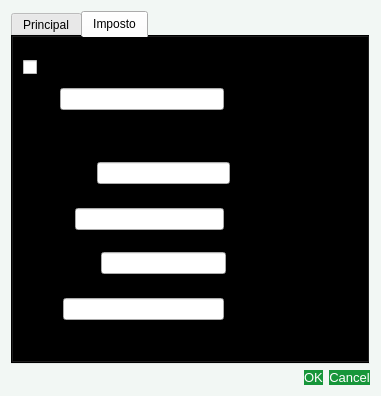
<?xml version="1.0" encoding="UTF-8"?>
<ui version="4.0">
 <class>AlterarProduto</class>
 <widget class="QDialog" name="AlterarProduto">
  <property name="geometry">
   <rect>
    <x>0</x>
    <y>0</y>
    <width>381</width>
    <height>396</height>
   </rect>
  </property>
  <property name="sizePolicy">
   <sizepolicy hsizetype="Preferred" vsizetype="Preferred">
    <horstretch>100</horstretch>
    <verstretch>100</verstretch>
   </sizepolicy>
  </property>
  <property name="minimumSize">
   <size>
    <width>0</width>
    <height>0</height>
   </size>
  </property>
  <property name="baseSize">
   <size>
    <width>9</width>
    <height>8</height>
   </size>
  </property>
  <property name="windowTitle">
   <string>Alterar Produto - MercadoPro</string>
  </property>
  <property name="layoutDirection">
   <enum>Qt::LayoutDirection::LeftToRight</enum>
  </property>
  <property name="autoFillBackground">
   <bool>false</bool>
  </property>
  <property name="styleSheet">
   <string notr="true">
#AlterarProduto {
  background-color: #F2F7F4;
  background-color: #F2F7F4;
}
QPushButton {
  background-color: rgb(23, 150, 58);
  color: rgb(255, 255, 255);
  font-size: 13px;
  border-radius: 10px;
}
QPushButton:disabled {
  background-color: rgb(154, 153, 150);
}
QPushButton:hover {
  background-color: rgb(16, 122, 46);
}
QPushButton:pressed {
  color: rgb(255, 255, 255);
  background-color: rgb(143, 217, 163);
  font-size: 13px;
  border-radius: 10px;
}
QTabWidget {
  background-color: transparent;
}
QGroupBox {
  background-color: #e3e9f1;
  font: 700 9pt &quot;Segoe UI&quot;;
  font-size: 15px;
}
   </string>
  </property>
  <property name="sizeGripEnabled">
   <bool>false</bool>
  </property>
  <property name="modal">
   <bool>false</bool>
  </property>
  <layout class="QGridLayout" name="gridLayout">
   <item row="1" column="0">
    <widget class="QDialogButtonBox" name="Btn_AltAceitar">
     <property name="orientation">
      <enum>Qt::Orientation::Horizontal</enum>
     </property>
     <property name="standardButtons">
      <set>QDialogButtonBox::StandardButton::Cancel|QDialogButtonBox::StandardButton::Ok</set>
     </property>
    </widget>
   </item>
   <item row="0" column="0">
    <widget class="QTabWidget" name="tabWidget">
     <property name="currentIndex">
      <number>1</number>
     </property>
     <widget class="QWidget" name="tab_1">
      <attribute name="title">
       <string>Principal</string>
      </attribute>
      <widget class="QWidget" name="layoutWidget">
       <property name="geometry">
        <rect>
         <x>10</x>
         <y>30</y>
         <width>341</width>
         <height>24</height>
        </rect>
       </property>
       <layout class="QHBoxLayout" name="horizontalLayout_4">
        <item>
         <widget class="QLabel" name="label">
          <property name="text">
           <string>Código de Barras:</string>
          </property>
         </widget>
        </item>
        <item>
         <widget class="QLineEdit" name="Ledit_AltBarras"/>
        </item>
        <item>
         <widget class="QPushButton" name="Btn_GerarCod">
          <property name="sizePolicy">
           <sizepolicy hsizetype="Fixed" vsizetype="Fixed">
            <horstretch>0</horstretch>
            <verstretch>0</verstretch>
           </sizepolicy>
          </property>
          <property name="minimumSize">
           <size>
            <width>30</width>
            <height>20</height>
           </size>
          </property>
          <property name="maximumSize">
           <size>
            <width>30</width>
            <height>20</height>
           </size>
          </property>
          <property name="toolTip">
           <string extracomment="Gerar Código de Barras Pessoal">Gerar Código de Barras Pessoal</string>
          </property>
          <property name="statusTip">
           <string extracomment="Gerar Código de Barras Pessoal">Gerar Código de Barras Pessoal</string>
          </property>
          <property name="accessibleDescription">
           <string>Gerar Código de Barras Pessoal</string>
          </property>
          <property name="text">
           <string/>
          </property>
         </widget>
        </item>
       </layout>
      </widget>
      <widget class="QWidget" name="layoutWidget">
       <property name="geometry">
        <rect>
         <x>10</x>
         <y>70</y>
         <width>311</width>
         <height>24</height>
        </rect>
       </property>
       <layout class="QHBoxLayout" name="horizontalLayout">
        <item>
         <widget class="QLabel" name="label_2">
          <property name="text">
           <string>Descrição: </string>
          </property>
         </widget>
        </item>
        <item>
         <widget class="QLineEdit" name="Ledit_AltDesc"/>
        </item>
       </layout>
      </widget>
      <widget class="QWidget" name="layoutWidget">
       <property name="geometry">
        <rect>
         <x>110</x>
         <y>110</y>
         <width>209</width>
         <height>24</height>
        </rect>
       </property>
       <layout class="QHBoxLayout" name="horizontalLayout_2">
        <item>
         <widget class="QLabel" name="label_3">
          <property name="sizePolicy">
           <sizepolicy hsizetype="Preferred" vsizetype="Preferred">
            <horstretch>0</horstretch>
            <verstretch>0</verstretch>
           </sizepolicy>
          </property>
          <property name="text">
           <string>Quantidade: </string>
          </property>
         </widget>
        </item>
        <item>
         <widget class="QLineEdit" name="Ledit_AltQuant"/>
        </item>
       </layout>
      </widget>
      <widget class="QComboBox" name="CBox_AltUCom">
       <property name="geometry">
        <rect>
         <x>10</x>
         <y>110</y>
         <width>79</width>
         <height>23</height>
        </rect>
       </property>
      </widget>
      <widget class="QGroupBox" name="groupBox">
       <property name="geometry">
        <rect>
         <x>10</x>
         <y>148</y>
         <width>331</width>
         <height>151</height>
        </rect>
       </property>
       <property name="title">
        <string>Preços</string>
       </property>
       <layout class="QVBoxLayout" name="verticalLayout_2">
        <item>
         <layout class="QHBoxLayout" name="horizontalLayout_9">
          <item>
           <widget class="QLabel" name="label_8">
            <property name="text">
             <string>Preço Fornecedor:</string>
            </property>
           </widget>
          </item>
          <item>
           <widget class="CustomLineEdit" name="Ledit_AltPrecoFornecedor"/>
          </item>
         </layout>
        </item>
        <item>
         <layout class="QHBoxLayout" name="horizontalLayout_8">
          <item>
           <widget class="QLabel" name="label_9">
            <property name="text">
             <string>Percentual de 
 Lucro(%):</string>
            </property>
           </widget>
          </item>
          <item>
           <widget class="QLineEdit" name="Ledit_AltPercentualLucro"/>
          </item>
         </layout>
        </item>
        <item>
         <layout class="QHBoxLayout" name="horizontalLayout_3">
          <item>
           <widget class="QLabel" name="label_4">
            <property name="text">
             <string>Preço Final(R$): </string>
            </property>
           </widget>
          </item>
          <item>
           <widget class="QLineEdit" name="Ledit_AltPreco"/>
          </item>
         </layout>
        </item>
       </layout>
      </widget>
     </widget>
     <widget class="QWidget" name="tab_2">
      <attribute name="title">
       <string>Imposto</string>
      </attribute>
      <widget class="QCheckBox" name="Check_AltNf">
       <property name="geometry">
        <rect>
         <x>10</x>
         <y>20</y>
         <width>161</width>
         <height>21</height>
        </rect>
       </property>
       <property name="text">
        <string>NF</string>
       </property>
      </widget>
      <widget class="QWidget" name="layoutWidget">
       <property name="geometry">
        <rect>
         <x>10</x>
         <y>260</y>
         <width>201</width>
         <height>24</height>
        </rect>
       </property>
       <layout class="QHBoxLayout" name="horizontalLayout_7">
        <item>
         <widget class="QLabel" name="Lbl_AltCEST">
          <property name="text">
           <string>CEST:</string>
          </property>
         </widget>
        </item>
        <item>
         <widget class="CustomLineEdit" name="Ledit_AltCEST"/>
        </item>
       </layout>
      </widget>
      <widget class="QWidget" name="layoutWidget_4">
       <property name="geometry">
        <rect>
         <x>10</x>
         <y>120</y>
         <width>207</width>
         <height>32</height>
        </rect>
       </property>
       <layout class="QHBoxLayout" name="horizontalLayout_10">
        <item>
         <widget class="QLabel" name="label_10">
          <property name="toolTip">
           <string>Porcentagem de ICMS aproximada cobrado de cada produto, APENAS PARA INFORMAÇÃO NA NF.</string>
          </property>
          <property name="text">
           <string>Aliquota 
 Imposto(%):</string>
          </property>
         </widget>
        </item>
        <item>
         <widget class="QLineEdit" name="Ledit_AltAliquota"/>
        </item>
       </layout>
      </widget>
      <widget class="QWidget" name="layoutWidget_5">
       <property name="geometry">
        <rect>
         <x>10</x>
         <y>50</y>
         <width>201</width>
         <height>24</height>
        </rect>
       </property>
       <layout class="QHBoxLayout" name="horizontalLayout_6">
        <item>
         <widget class="QLabel" name="label_6">
          <property name="text">
           <string>NCM:</string>
          </property>
         </widget>
        </item>
        <item>
         <widget class="CustomLineEdit" name="Ledit_AltNCM"/>
        </item>
       </layout>
      </widget>
      <widget class="QLabel" name="Lbl_AltNCMDesc">
       <property name="geometry">
        <rect>
         <x>9</x>
         <y>84</y>
         <width>331</width>
         <height>31</height>
        </rect>
       </property>
       <property name="text">
        <string>&quot;Descrição NCM&quot;</string>
       </property>
       <property name="scaledContents">
        <bool>false</bool>
       </property>
       <property name="alignment">
        <set>Qt::AlignmentFlag::AlignLeading|Qt::AlignmentFlag::AlignLeft|Qt::AlignmentFlag::AlignTop</set>
       </property>
       <property name="wordWrap">
        <bool>true</bool>
       </property>
      </widget>
      <widget class="QWidget" name="layoutWidget_7">
       <property name="geometry">
        <rect>
         <x>10</x>
         <y>210</y>
         <width>203</width>
         <height>32</height>
        </rect>
       </property>
       <layout class="QHBoxLayout" name="horizontalLayout_13">
        <item>
         <widget class="QLabel" name="label_13">
          <property name="text">
           <string>CST 
PIS/COFINS:</string>
          </property>
         </widget>
        </item>
        <item>
         <widget class="QLineEdit" name="Ledit_AltPIS"/>
        </item>
       </layout>
      </widget>
      <widget class="QWidget" name="layoutWidget_8">
       <property name="geometry">
        <rect>
         <x>10</x>
         <y>170</y>
         <width>201</width>
         <height>24</height>
        </rect>
       </property>
       <layout class="QHBoxLayout" name="horizontalLayout_12">
        <item>
         <widget class="QLabel" name="label_12">
          <property name="text">
           <string>CSOSN:</string>
          </property>
         </widget>
        </item>
        <item>
         <widget class="QLineEdit" name="Ledit_AltCSOSN"/>
        </item>
       </layout>
      </widget>
     </widget>
    </widget>
   </item>
  </layout>
 </widget>
 <customwidgets>
  <customwidget>
   <class>CustomLineEdit</class>
   <extends>QLineEdit</extends>
   <header>customlineedit.h</header>
  </customwidget>
 </customwidgets>
 <tabstops>
  <tabstop>Ledit_AltBarras</tabstop>
  <tabstop>Ledit_AltDesc</tabstop>
  <tabstop>CBox_AltUCom</tabstop>
  <tabstop>Ledit_AltQuant</tabstop>
  <tabstop>Ledit_AltPrecoFornecedor</tabstop>
  <tabstop>Ledit_AltPercentualLucro</tabstop>
  <tabstop>Ledit_AltPreco</tabstop>
  <tabstop>Btn_GerarCod</tabstop>
  <tabstop>tabWidget</tabstop>
  <tabstop>Check_AltNf</tabstop>
  <tabstop>Ledit_AltNCM</tabstop>
  <tabstop>Ledit_AltAliquota</tabstop>
  <tabstop>Ledit_AltCSOSN</tabstop>
  <tabstop>Ledit_AltPIS</tabstop>
  <tabstop>Ledit_AltCEST</tabstop>
 </tabstops>
 <resources/>
 <connections>
  <connection>
   <sender>Btn_AltAceitar</sender>
   <signal>accepted()</signal>
   <receiver>AlterarProduto</receiver>
   <slot>accept()</slot>
   <hints>
    <hint type="sourcelabel">
     <x>248</x>
     <y>254</y>
    </hint>
    <hint type="destinationlabel">
     <x>157</x>
     <y>274</y>
    </hint>
   </hints>
  </connection>
  <connection>
   <sender>Btn_AltAceitar</sender>
   <signal>rejected()</signal>
   <receiver>AlterarProduto</receiver>
   <slot>reject()</slot>
   <hints>
    <hint type="sourcelabel">
     <x>316</x>
     <y>260</y>
    </hint>
    <hint type="destinationlabel">
     <x>286</x>
     <y>274</y>
    </hint>
   </hints>
  </connection>
 </connections>
</ui>
